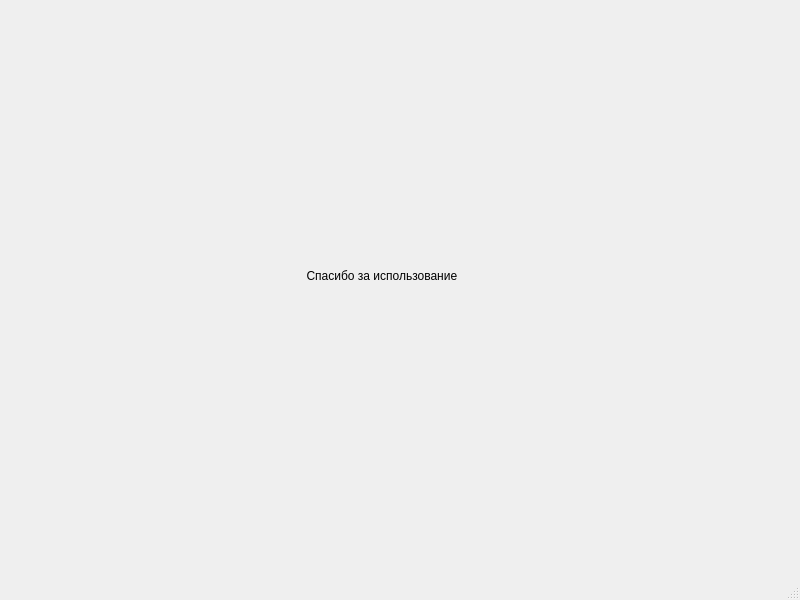
<?xml version="1.0" encoding="UTF-8"?>
<ui version="4.0">
 <class>MainWindow</class>
 <widget class="QMainWindow" name="MainWindow">
  <property name="geometry">
   <rect>
    <x>0</x>
    <y>0</y>
    <width>800</width>
    <height>600</height>
   </rect>
  </property>
  <property name="windowTitle">
   <string>MainWindow</string>
  </property>
  <widget class="QWidget" name="centralwidget">
   <widget class="QLabel" name="label">
    <property name="enabled">
     <bool>true</bool>
    </property>
    <property name="geometry">
     <rect>
      <x>250</x>
      <y>240</y>
      <width>241</width>
      <height>71</height>
     </rect>
    </property>
    <property name="minimumSize">
     <size>
      <width>0</width>
      <height>0</height>
     </size>
    </property>
    <property name="acceptDrops">
     <bool>false</bool>
    </property>
    <property name="autoFillBackground">
     <bool>true</bool>
    </property>
    <property name="midLineWidth">
     <number>0</number>
    </property>
    <property name="text">
     <string>                 Спасибо за использование</string>
    </property>
    <property name="textFormat">
     <enum>Qt::AutoText</enum>
    </property>
    <property name="scaledContents">
     <bool>false</bool>
    </property>
    <property name="wordWrap">
     <bool>false</bool>
    </property>
    <property name="margin">
     <number>0</number>
    </property>
    <property name="indent">
     <number>-1</number>
    </property>
   </widget>
  </widget>
  <widget class="QMenuBar" name="menubar">
   <property name="geometry">
    <rect>
     <x>0</x>
     <y>0</y>
     <width>800</width>
     <height>21</height>
    </rect>
   </property>
  </widget>
  <widget class="QStatusBar" name="statusbar"/>
 </widget>
 <resources/>
 <connections/>
</ui>
